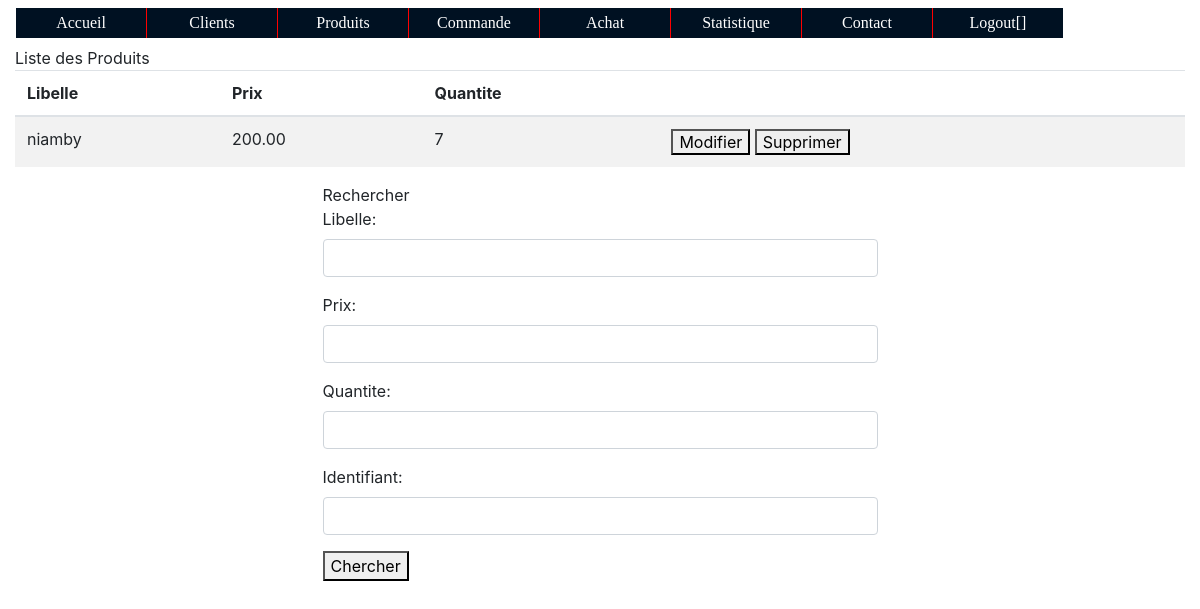
Page /produit.php?idproduit=10 (signed in) on the committed database.
### tables this page shows
CREATE TABLE `produit` (
  `IDPRODUIT` int(11) NOT NULL,
  `LIBELLE` char(25) NOT NULL,
  `PRIX` decimal(8,2) NOT NULL,
  `QUANTITE` int(11) NOT NULL
);

### Database.php (called while the page is built, shortened)
<?php
class Database {
	private static $PDO;
	 private static $server='localhost';
     public static $loginBdd ='root' ;
     private static $passwordPasseBdd='Msd02011995';
     private static $dataBase='gesvente';
	 private static $driver = "mysql";
     private static $char_set = "utf8";
	public function __construct() {
		self::connect();
	}
	public function connect() {
		$driver = strtoupper(self::$driver);
		switch ($driver) {
			case 'MYSQL':
				try {
					self::$PDO = new PDO('mysql:host=' . self::$server . ';dbname=' . self::$dataBase, self::$loginBdd, self::$passwordPasseBdd);
					self::$PDO->query('SET NAMES ' . self::$char_set);
					} catch (PDOException $exception) {
						die($exception->getMessage());
					}
				return self::$PDO;
			break;
		}
	}
     public function query($statement) {
		return self::$PDO->query($statement);
	}
}

### classeProduit.php (called while the page is built, shortened)
<?php
 require_once("Database.php");
class Produit {
   private static $base ;
	public function __construct($idproduit,$libelle,$prix,$quantite) {
		$this->libelle=$libelle;
		$this->prix=$prix;
		$this->quantite=$quantite;
	}
	static function findBykey($key){
		self::$base=new Database();
	  $tab=self::populate(self::$base->query("select * from `produit` WHERE `idproduit`=".$key));
	  return $tab[0];
	}
	static function populate($resutset){
	    $produits=array();
		$i=0;
	  foreach ($resutset as $row) {
				$produits[$i]=new Produit($row['IDPRODUIT'],$row['LIBELLE'],$row['PRIX'],$row['QUANTITE']);
			$i++;
        }
		self::$base =null;
		return $produits;
	}
}
?>

### produit.php (the view, shortened to what this page needs)
<?php
if(isset($_SESSION['login']) AND isset($_SESSION['prenom'])){
	include_once 'classeProduit.php';
	?>
		<html>
		<head>
			<head>
<link rel="stylesheet" type="text/css" href="css/bootstrap.min.css"/>
<link rel="stylesheet" type="text/css" href="mystyle.css"/>
		</head>
		<body>
		<?php
  require_once("entete.php");?>
  <div class="col-md-12 col-xs-12 spacer mytable">
  <div class="panel panel-info spacer">
  <div class="panel-heading">Liste des Produits</div>
  <div class="panel-body">
    <table class="table table-striped">
  <thead>
  <tr>
  <th>Libelle</th><th>  Prix</th><th>Quantite</th><th></th>
  </tr>
  </thead>
					<?php
						if(isset($_GET['idproduit'])){
							$idproduit = $_GET['idproduit'];
							$produit = Produit::findBykey($idproduit);
							if($produit->libelle!=null or $produit->prix!=null){
								echo "<tr><td>".$produit->libelle."</td><td>".$produit->prix."</td><td>".
								$produit->quantite.
								"</td><td colspan='2'><a href='modificationProduit.php?idproduit=$idproduit'><button>Modifier</button></a>
								<a href='traitementSuppressionProduit.php?idproduit=$idproduit'><button>Supprimer</button></a></td></tr>";
							}
						}
					?>
			</table>
			</div>
			<div id="d2">
				<div class="container spacer col-md-6 col-xs-12 col-md-offset-3">
	<div class="panel panel-default">
	<div class="panel-heading">Rechercher</div>
	<div class="panel-body"
				<form method="post" action="traitementRechercheProduit.php">
				<div class="form-group">
				<label class="control-label">Libelle:</label>
				<input name="libelle" type="text"  class="form-control"/>
			</div>
			<div class="form-group">
				<label class="control-label">Prix:</label>
				<input name="prix" type="text"  class="form-control"/>
			</div>
			<div class="form-group">
				<label class="control-label">Quantite:</label>
				<input name="quantite" type="text"  class="form-control"/>
			</div>
			<div class="form-group">
				<label class="control-label">Identifiant:</label>
				<input name="idproduit" type="text"  class="form-control"/>
			</div>
			<div>
				<button type="submit">
					Chercher</button> </div>
			</div>
		</body>
	</html>
		<?php
}else{
	header("Location:ConnexionInscription.php?");
}
?>

### mystyle.css (style rules this page uses)
.spacer { margin-top: 40px; }

### rows in the picture
produit: LIBELLE "niamby", PRIX "200.00", QUANTITE "7"
